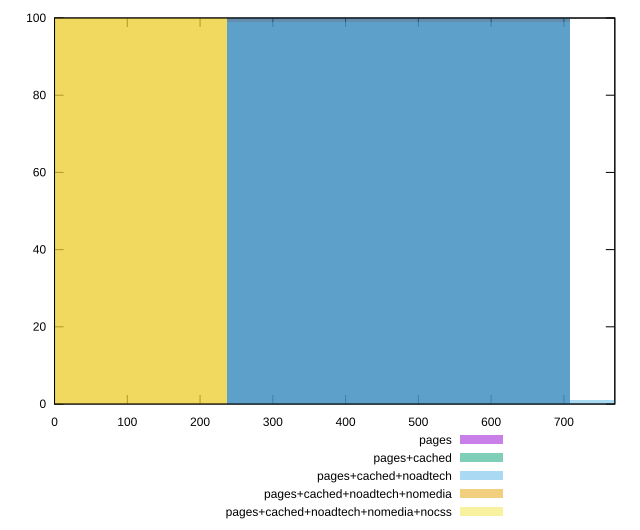

Source code (gnuplot):
reset

$pages <<EOF
472.7069180440348 100
EOF

$pagesCached <<EOF
472.7069180440348 100
EOF

$pagesCachedNoadtech <<EOF
472.7069180440348 99
945.4138360880696 1
EOF

$pagesCachedNoadtechNomedia <<EOF
0 100
EOF

$pagesCachedNoadtechNomediaNocss <<EOF
0 100
EOF

set key outside below
set boxwidth 472.7069180440348
set xrange [0:770]
set yrange [0:100]
set trange [0:100]
set style fill transparent solid 0.5 noborder
set terminal svg size 640, 530 enhanced background rgb 'white'
set output "report_00017_2021-02-10T15-08-03.406Z/uses-webp-images/comparison/histogram/all_raw.svg"

plot $pages title "pages" with boxes, \
     $pagesCached title "pages+cached" with boxes, \
     $pagesCachedNoadtech title "pages+cached+noadtech" with boxes, \
     $pagesCachedNoadtechNomedia title "pages+cached+noadtech+nomedia" with boxes, \
     $pagesCachedNoadtechNomediaNocss title "pages+cached+noadtech+nomedia+nocss" with boxes

reset
